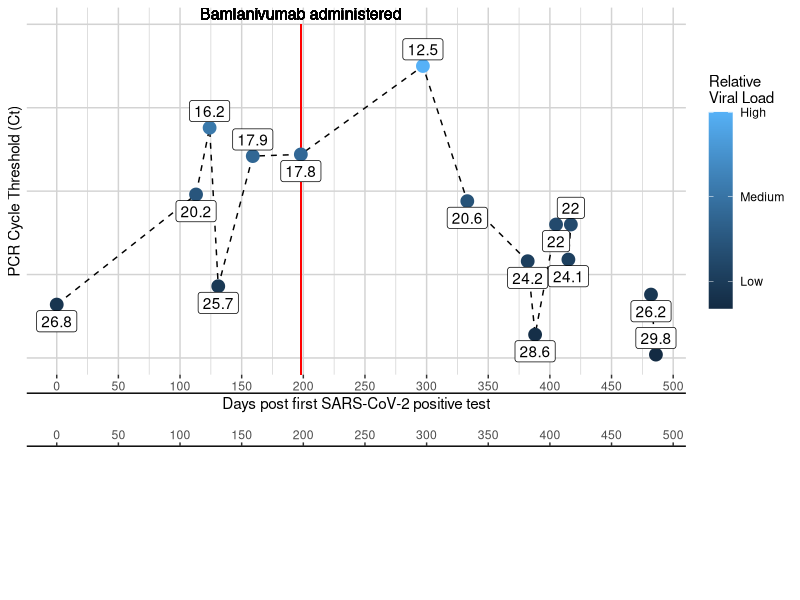

Here is the R script that generated this plot:
library(ggplot2)
library(cowplot)

data_filepath = "/Volumes/working_ssd/e484t_manuscript/"
setwd(data_filepath)
Ct <- read.csv("data/Ct_timeline.csv")
Ct$Encounter.date <- as.Date(Ct$Encounter.date, format = "%m/%d/%y")
Ct$SARS.CoV.2.PCR.Ct <- round(Ct$SARS.CoV.2.PCR.Ct, digits = 1)

ppi <- 300
# png("visuals/Ct_values_treatments.png", width = 8*ppi, height = 8*ppi, res = ppi)
# svg("visuals/Ct_values_treatments.svg")
pdf(file = "visuals/Ct_values_treatments.pdf", width = 8, height = 8)

Ct_plot <- ggplot(data = Ct, aes(x = Encounter.days.post.first.SARS.CoV.2.test, 
                                  y = SARS.CoV.2.PCR.Ct)) +
  coord_cartesian(ylim = c(30,10)) + 
  scale_x_continuous(n.breaks = 10) +
  geom_segment(aes(x = Encounter.days.post.first.SARS.CoV.2.test[6],
                   xend=Encounter.days.post.first.SARS.CoV.2.test[6],
                   y=10,yend=31), 
               colour = "red", size=0.5) +
  geom_text(aes(x=Encounter.days.post.first.SARS.CoV.2.test[6], 
                y= 9, label = "Bamlanivumab administered"), 
            color = "black", vjust = 1, size = 4) +
  geom_line(linetype = 2) + 
  geom_point(aes(color=1/SARS.CoV.2.PCR.Ct), size = 4) + 
  geom_label(aes(x=Encounter.days.post.first.SARS.CoV.2.test, 
                 y = SARS.CoV.2.PCR.Ct, label = SARS.CoV.2.PCR.Ct), 
             nudge_y = c(1, 1, -1, 1, -1, 1, -1, 1, 1, 1)) + 
  theme(panel.background = element_rect(fill = "#FFFFFF"), 
        panel.grid = element_line(color = "#D3D3D3"),
        axis.line = element_line(color = "black"), 
        legend.key.height = unit(1, 'cm')) + 
  labs(x = "Days post first SARS-CoV-2 positive test",
       y = "PCR Cycle Threshold (Ct)",
       col="") + 
  scale_color_gradient(name = "Relative\nViral Load",
                       breaks = c(0.04, 0.06, 0.08),
                       labels = c("Low","Medium","High"))
# Ct_plot

treatments <- ggplot(data = Ct, aes(x = Encounter.days.post.first.SARS.CoV.2.test, 
                                    y = SARS.CoV.2.PCR.Ct)) +
  scale_x_continuous(n.breaks = 10, position = "top") + 
  theme(axis.title.x=element_blank(),
        axis.title.y=element_blank(), axis.text.y=element_blank(), axis.ticks.y=element_blank(),
        axis.line.y = element_blank(), axis.line.x = element_line(color = "black"),
        panel.background = element_rect(fill = "#FFFFFF"))

plot_grid(Ct_plot, treatments, align = "v", ncol = 1, rel_heights = c(.7, .3), axis = "tblr")
# ggsave("visuals/Ct_values_treatments.svg", device = svg, dpi = "print") # a "print" dpi is 300, the same as what we set ppi to above 
dev.off()

